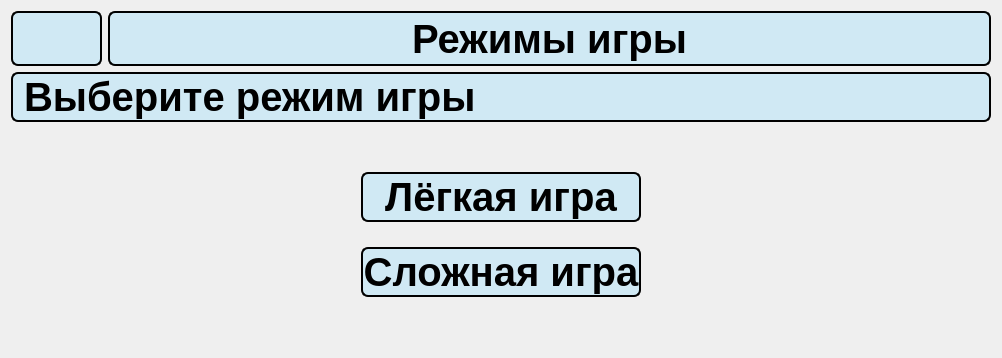
      <widget class="QWidget" name="game_modes">
       <property name="sizePolicy">
        <sizepolicy hsizetype="Expanding" vsizetype="Expanding">
         <horstretch>0</horstretch>
         <verstretch>0</verstretch>
        </sizepolicy>
       </property>
       <layout class="QVBoxLayout" name="verticalLayout_12">
        <item>
         <layout class="QVBoxLayout" name="verticalLayout_8">
          <item>
           <layout class="QVBoxLayout" name="verticalLayout_10" stretch="1,15">
            <item>
             <layout class="QHBoxLayout" name="horizontalLayout_5" stretch="2,21">
              <property name="spacing">
               <number>6</number>
              </property>
              <property name="bottomMargin">
               <number>0</number>
              </property>
              <item>
               <widget class="QPushButton" name="back_3">
                <property name="sizePolicy">
                 <sizepolicy hsizetype="Expanding" vsizetype="Expanding">
                  <horstretch>0</horstretch>
                  <verstretch>0</verstretch>
                 </sizepolicy>
                </property>
                <property name="font">
                 <font>
                  <family>Comfortaa</family>
                  <pointsize>28</pointsize>
                  <bold>false</bold>
                 </font>
                </property>
                <property name="styleSheet">
                 <string notr="true">QPushButton {
	color: black;
	background-color: rgb(208, 233, 244);
	border: 2px solid black;
	border-radius: 7px;
	box-shadow: 1 1 1px rgba(255, 0, 0);
}
QPushButton:hover {
	background-color: #d0dff4;
} 
QPushButton:pressed {
	background-color: #1f6391;
}
</string>
                </property>
                <property name="text">
                 <string/>
                </property>
                <property name="icon">
                 <iconset>
                  <normaloff>:/icon/icons/back.svg</normaloff>:/icon/icons/back.svg</iconset>
                </property>
               </widget>
              </item>
              <item>
               <widget class="QLabel" name="label_5">
                <property name="sizePolicy">
                 <sizepolicy hsizetype="Expanding" vsizetype="Expanding">
                  <horstretch>0</horstretch>
                  <verstretch>0</verstretch>
                 </sizepolicy>
                </property>
                <property name="styleSheet">
                 <string notr="true">color: black;
font-weight: bold;
font-size: 40px;
border: 2px solid black;
border-radius: 7px;

background-color: rgb(208, 233, 244);
</string>
                </property>
                <property name="text">
                 <string>Режимы игры</string>
                </property>
                <property name="alignment">
                 <set>Qt::AlignmentFlag::AlignCenter</set>
                </property>
               </widget>
              </item>
             </layout>
            </item>
            <item>
             <layout class="QVBoxLayout" name="verticalLayout_9" stretch="1,7">
              <property name="spacing">
               <number>50</number>
              </property>
              <item>
               <layout class="QVBoxLayout" name="verticalLayout_13">
                <property name="leftMargin">
                 <number>0</number>
                </property>
                <property name="rightMargin">
                 <number>0</number>
                </property>
                <item>
                 <widget class="QLabel" name="label">
                  <property name="sizePolicy">
                   <sizepolicy hsizetype="Expanding" vsizetype="Expanding">
                    <horstretch>0</horstretch>
                    <verstretch>0</verstretch>
                   </sizepolicy>
                  </property>
                  <property name="styleSheet">
                   <string notr="true">color: black;
font-weight: bold;
font-size: 40px;
border: 2px solid black;
border-radius: 7px;
qproperty-alignment: 'AlignCenter';
background-color: rgb(208, 233, 244);
</string>
                  </property>
                  <property name="text">
                   <string>Выберите режим игры</string>
                  </property>
                 </widget>
                </item>
               </layout>
              </item>
              <item>
               <layout class="QVBoxLayout" name="verticalLayout_7" stretch="1,1">
                <property name="spacing">
                 <number>25</number>
                </property>
                <property name="leftMargin">
                 <number>350</number>
                </property>
                <property name="rightMargin">
                 <number>350</number>
                </property>
                <property name="bottomMargin">
                 <number>50</number>
                </property>
                <item>
                 <widget class="QPushButton" name="btn_easymode">
                  <property name="sizePolicy">
                   <sizepolicy hsizetype="Expanding" vsizetype="Expanding">
                    <horstretch>0</horstretch>
                    <verstretch>0</verstretch>
                   </sizepolicy>
                  </property>
                  <property name="styleSheet">
                   <string notr="true">QPushButton {
                color: black;
                font-weight: bold;
                font-size:40px;
                background-color: rgb(208, 233, 244);
                border: 2px solid black;
                border-radius: 7px;

            }
            QPushButton:hover {
                background-color: #d0dff4;
            } 
			QPushButton:pressed {
            	background-color: #1f6391;
        }</string>
                  </property>
                  <property name="text">
                   <string>Лёгкая игра</string>
                  </property>
                 </widget>
                </item>
                <item>
                 <widget class="QPushButton" name="btn_hardmode">
                  <property name="sizePolicy">
                   <sizepolicy hsizetype="Expanding" vsizetype="Expanding">
                    <horstretch>0</horstretch>
                    <verstretch>0</verstretch>
                   </sizepolicy>
                  </property>
                  <property name="styleSheet">
                   <string notr="true">QPushButton {
                color: black;
                font-weight: bold;
                font-size:40px;
                background-color: rgb(208, 233, 244);
                border: 2px solid black;
                border-radius: 7px;

            }
            QPushButton:hover {
                background-color: #d0dff4;
            } 
			QPushButton:pressed {
            	background-color: #1f6391;
        }</string>
                  </property>
                  <property name="text">
                   <string>Сложная игра</string>
                  </property>
                 </widget>
                </item>
               </layout>
              </item>
             </layout>
            </item>
           </layout>
          </item>
         </layout>
        </item>
       </layout>
      </widget>
